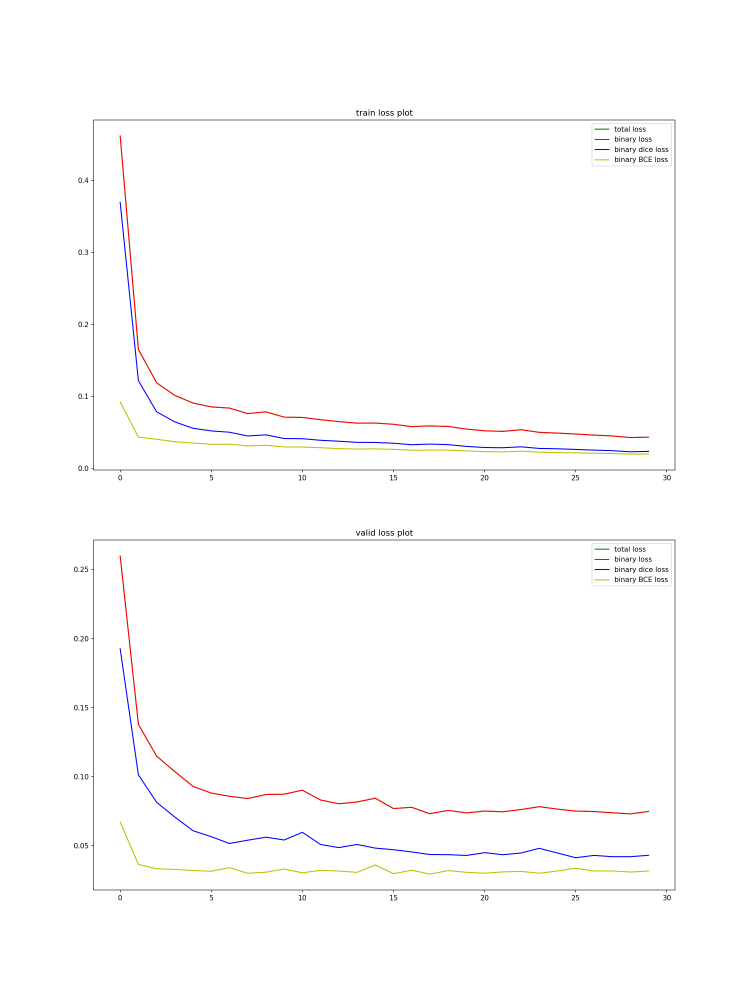
#> input picture outputs/2025-11-29 22:59:35.190270 [binary_segmentation-unetplpl-sampler-sch-no_pre-no_cldice-no_bg-focal]/loss_plot.png, 2250 x 3000 px, given in place of 10.png, which was not available (shown at 1/3 size)
$ jupyter execute --allow-errors merged.ipynb   (text cells are left out)
#> lines starting #> are read from the running program, lines starting #| are printed output that depends on the picture; pictures that were not available may be replaced by others from this repository, and a replacement may not be noted
#> (a cell that did not finish here is left out)

[cell 2]
from torch.utils.data import DataLoader
from albumentations.pytorch import ToTensorV2
import albumentations as A
import json
# In[1]:
# coding: utf-8
#!/usr/bin/env python
import matplotlib.pyplot as plt
import torch
from torch.optim.lr_scheduler import PolynomialLR
from torchvision.transforms import v2
import cv2
from tqdm.notebook import tqdm
import segmentation_models_pytorch as smp
import numpy as np

#> (a cell that did not finish here is left out)

#> (a cell that did not finish here is left out)

[cell 5]
colors = np.array([
    (242,  24,  24),   # Red
    (242,  77,  24),   # Red-Orange
    (242, 129,  24),   # Orange
    (242, 181,  24),   # Yellow-Orange
    ( 24, 242, 216),   # Cyan
    (242, 234,  24),   # Yellow
    (146,  24, 242),   # Purple
    (199, 242,  24),   # Yellow-Green
    (146, 242,  24),   # Lime
    ( 94, 242,  24),   # Green
    (242,  24, 181),   # Fuchsia
    ( 42, 242,  24),   # Green (brighter)
    ( 94,  24, 242),   # Violet
    ( 24, 242,  59),   # Spring Green
    (242,  24, 129),   # Pink
    ( 24, 242, 111),   # Aquamarine
    ( 24, 242, 164),   # Turquoise
    ( 24, 164, 242),   # Azure
    (199,  24, 242),   # Magenta
    ( 24, 216, 242),   # Sky Blue
    ( 24, 111, 242),   # Blue
    (242,  24, 234),   # Hot Pink
    ( 24,  59, 242),   # Royal Blue
    ( 42,  24, 242),   # Indigo
    (242,  24,  77),   # Rose
], dtype=np.uint8)


#> (the rest of this cell did not finish here and is left out)

[cell 6]
class CLAHE :
    def __init__(self,clipLimit=2.0,tileGridSize=(8, 8)):
        self.clahe = cv2.createCLAHE(clipLimit=clipLimit, tileGridSize=tileGridSize)
    def __call__(self,img):
        enhanced = np.clip(img, 0, 255)
        return self.clahe.apply(enhanced)
class WhiteTopHat:
    def __init__(self,kernel_size = (50, 50)):
        self.kernel = cv2.getStructuringElement(cv2.MORPH_RECT, kernel_size)
    # [4 lines left out: function __call__, not called in this run]
class DoubleClahe:
    def __init__(self,kernel_size=(15, 15), clip_limit=2.0, tile_grid=(8, 8)):
        self.clahe = cv2.createCLAHE(clipLimit=clip_limit, tileGridSize=tile_grid)
        self.kernel = cv2.getStructuringElement(cv2.MORPH_RECT,kernel_size)

    def __call__(self,img):
        clah_1 = self.clahe.apply(img)
        img_inv = cv2.bitwise_not(clah_1)
        top_hat = cv2.morphologyEx(img_inv,cv2.MORPH_TOPHAT,self.kernel)
        img_sub = cv2.subtract(img_inv,top_hat)
        clah_2 = self.clahe.apply(img_sub)
        return clah_2

# Augementations
# [82 lines left out: functions normalize_xca, morph_binary_mask, laplacian_pyramid_enhance, not called in this run]
if __name__ == "__main__" :
    img = cv2.imread("./dataset/syntax/images/train/10.png",cv2.IMREAD_GRAYSCALE)
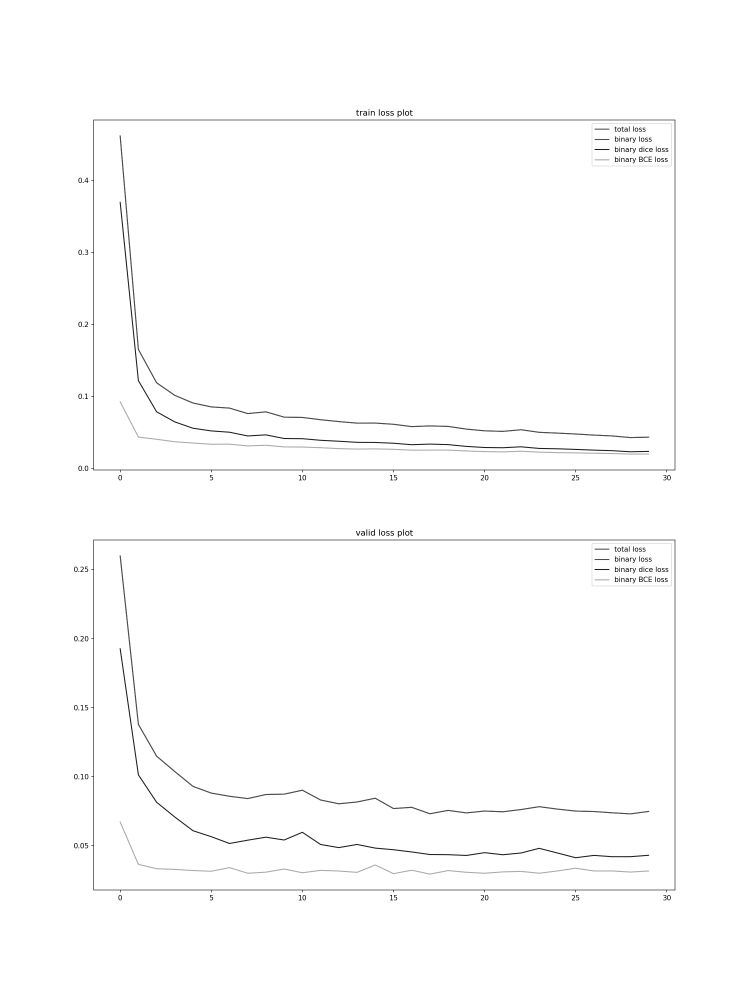
#> img: shape (3000, 2250) (shown at 1/3 size); min 0, max 255, mean 252.9

    trans1 = DoubleClahe(kernel_size=(3,3),tile_grid=(3,3))
    trans2 = DoubleClahe(kernel_size=(3,3),tile_grid=(5,5))
    trans3 = DoubleClahe(kernel_size=(3,3),tile_grid=(8,8))
    trans4 = DoubleClahe(kernel_size=(3,3),tile_grid=(10,10))

    plt.figure(figsize=(10,10))
    plt.subplot(3,3,1)
    plt.imshow(cv2.cvtColor(trans1(img),cv2.COLOR_GRAY2RGB))
#> in __call__, `img_inv = cv2.bitwise_not(clah_1)`:
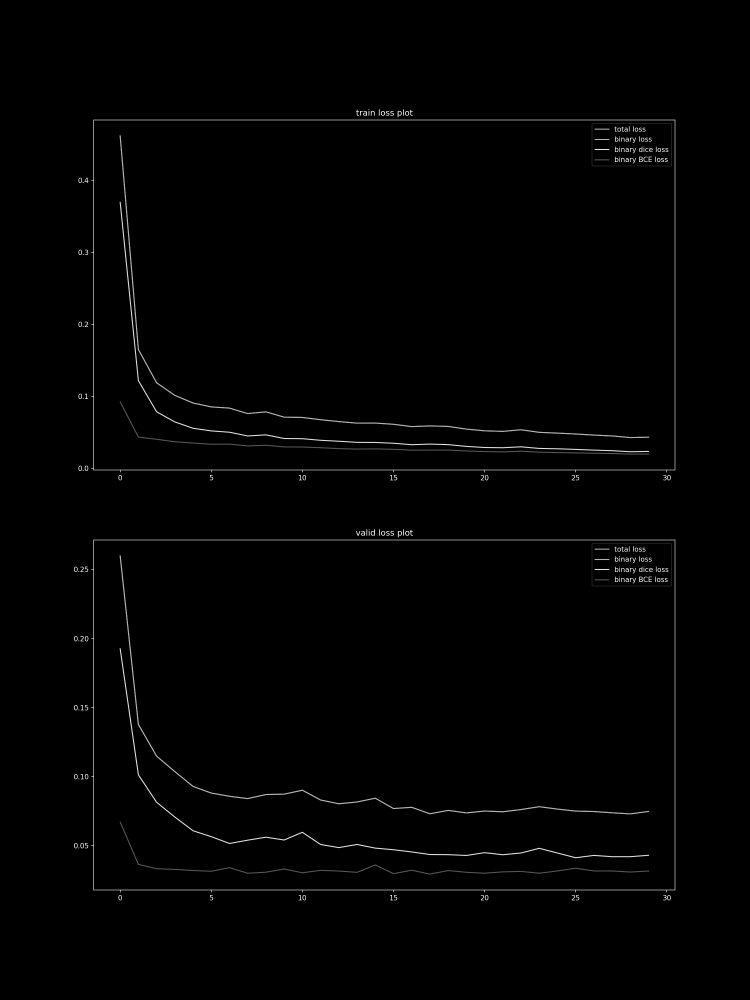
#> img_inv: shape (3000, 2250) (shown at 1/3 size); min 0, max 254, mean 2.1
#> in __call__, `img_sub = cv2.subtract(img_inv,top_hat)`:
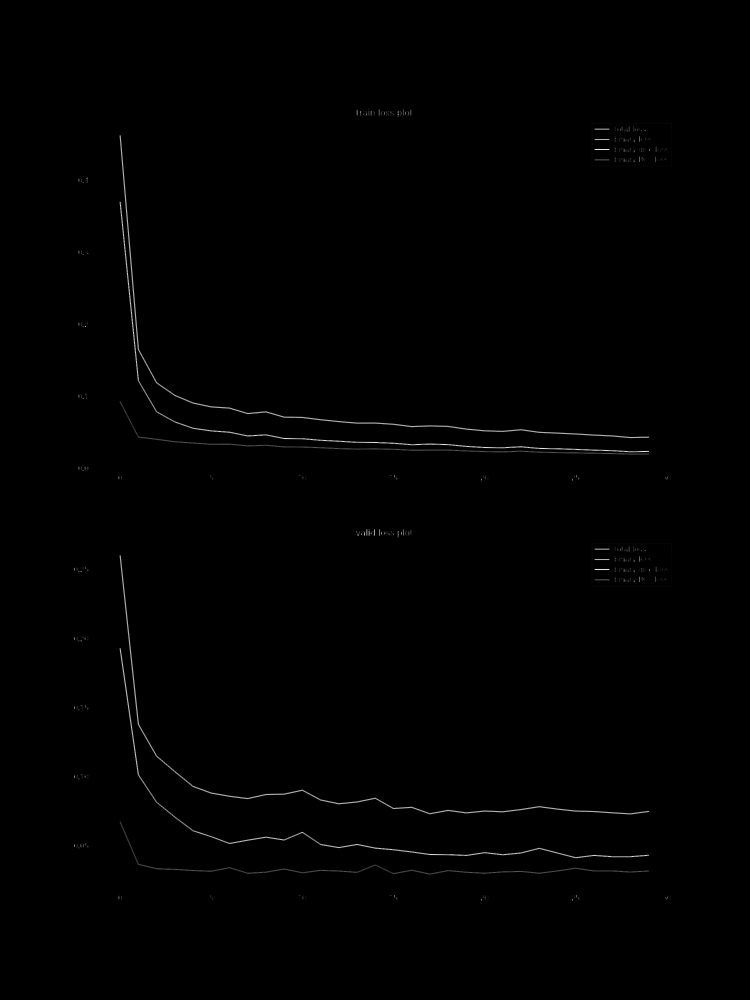
#> img_sub: shape (3000, 2250) (shown at 1/3 size); min 0, max 225, mean 1
    plt.subplot(3,3,2)
    plt.imshow(cv2.cvtColor(trans2(img),cv2.COLOR_GRAY2RGB))
    plt.subplot(3,3,3)
    plt.imshow(cv2.cvtColor(trans3(img),cv2.COLOR_GRAY2RGB))
    plt.subplot(3,3,4)
    plt.imshow(cv2.cvtColor(trans4(img),cv2.COLOR_GRAY2RGB))
    plt.subplot(3,3,5)
    plt.imshow(cv2.cvtColor(img,cv2.COLOR_GRAY2RGB))
    plt.show()
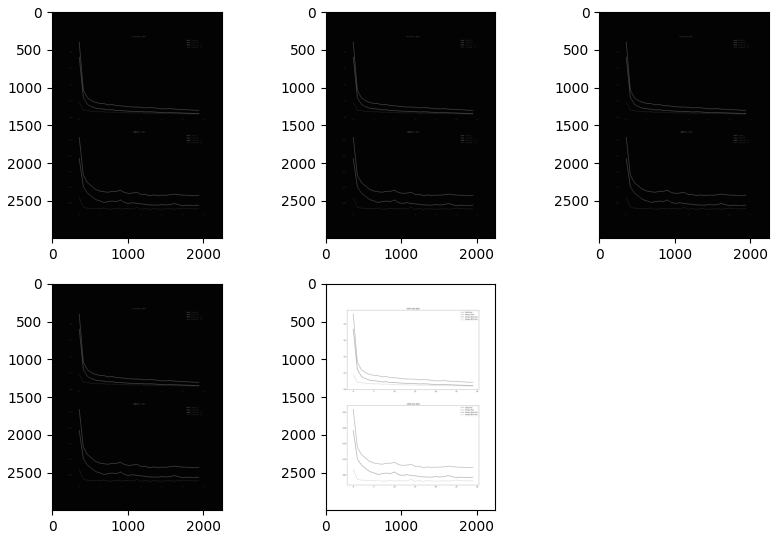
#> figure drawn by matplotlib, 5 panels
